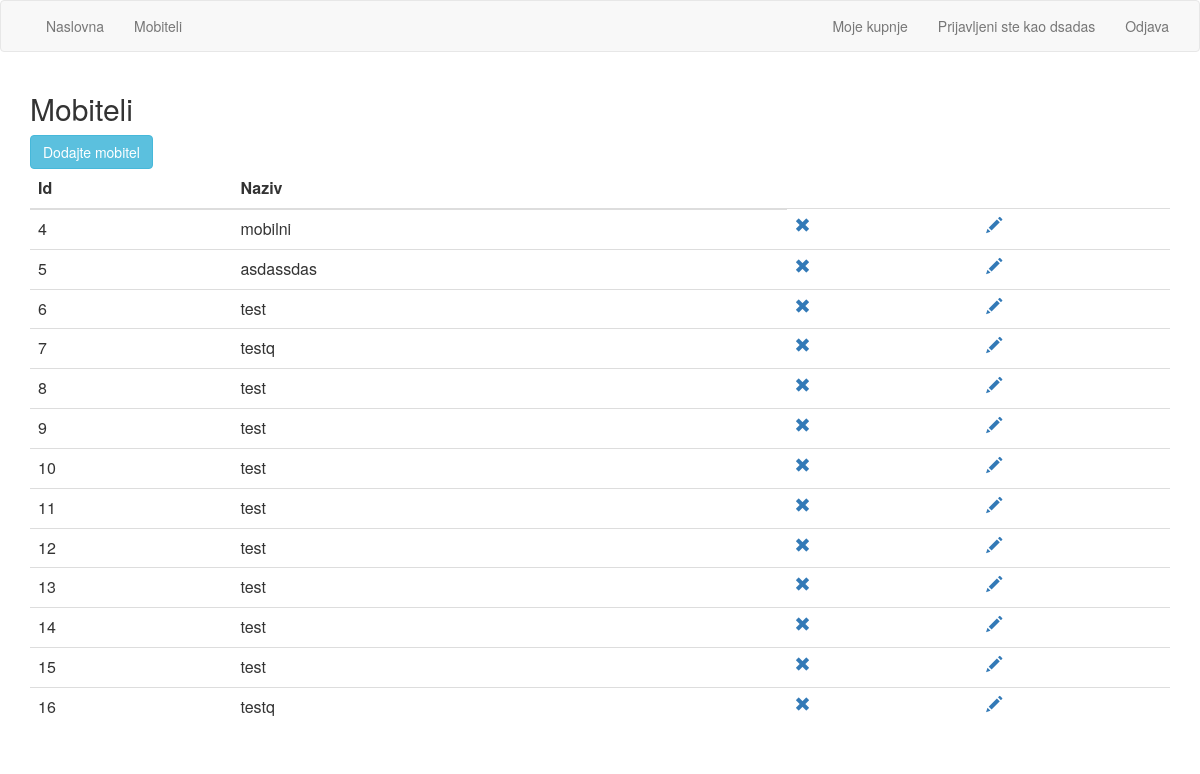
Page /listamobitela.php (signed in) on the committed database.
### tables this page shows
CREATE TABLE `proizvod` (
  `ID` int(11) NOT NULL,
  `Ime` varchar(100) NOT NULL,
  `Slika` varchar(100) NOT NULL,
  `Cijena` decimal(10,0) NOT NULL
);

### listamobitela.php (the view)
<?php
    require ('baza.php');
    require('nav.php');
?>
<?php
$sql = "SELECT * from proizvod";
$result = $con->query($sql);
?>
<div class="container">
  <h2>Mobiteli</h2>
  <a href="mobiteli.php" class="btn btn-info">Dodajte mobitel </a>
  <table class="table">
    <thead>
      <tr>
        <th>Id</th>
        <th>Naziv</th>
      </tr>
    </thead>
    <tbody>
    <?php
        if ($result->num_rows > 0) {
    while($row = $result->fetch_assoc()) {
        echo("<tr>"
            .
            "<td>".$row["ID"]."</td>"
            .
            "<td>".$row["Ime"]."</td>"
        );
        echo("<td><a name='izbrisi' href='izbrisimobitel.php?id=".$row["ID"]."'> <span class='glyphicon glyphicon-remove'></a></span></td>");
        echo("<td><a name='uredi' href='urediMobitel.php?id=".$row["ID"]."'> <span class='glyphicon glyphicon-pencil'></a></span></td>");
        echo("</tr>");
    }
}
    ?>
    </tbody>
</table>
<?php require('footer.php')?>

### rows in the picture
proizvod: ID "4", Ime "mobilni"
proizvod: ID "5", Ime "asdassdas"
proizvod: ID "6", Ime "test"
proizvod: ID "7", Ime "testq"
proizvod: ID "8", Ime "test"
proizvod: ID "9", Ime "test"
proizvod: ID "10", Ime "test"
proizvod: ID "11", Ime "test"
proizvod: ID "12", Ime "test"
proizvod: ID "13", Ime "test"
proizvod: ID "14", Ime "test"
proizvod: ID "15", Ime "test"
proizvod: ID "16", Ime "testq"

### other values in the picture
$_SESSION["email"] "dsadas"
